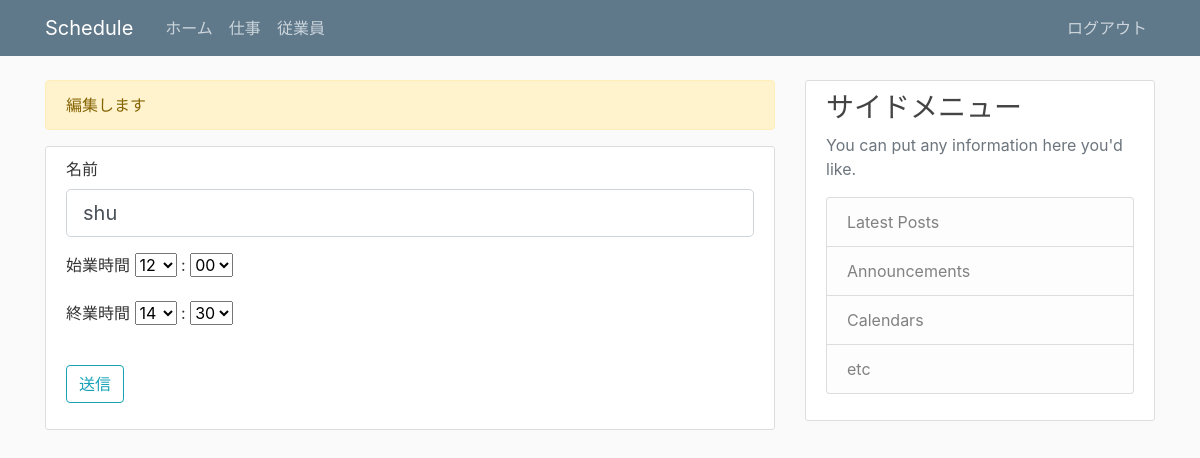
Before: /worker/3/edit (signed in) with the older database file.
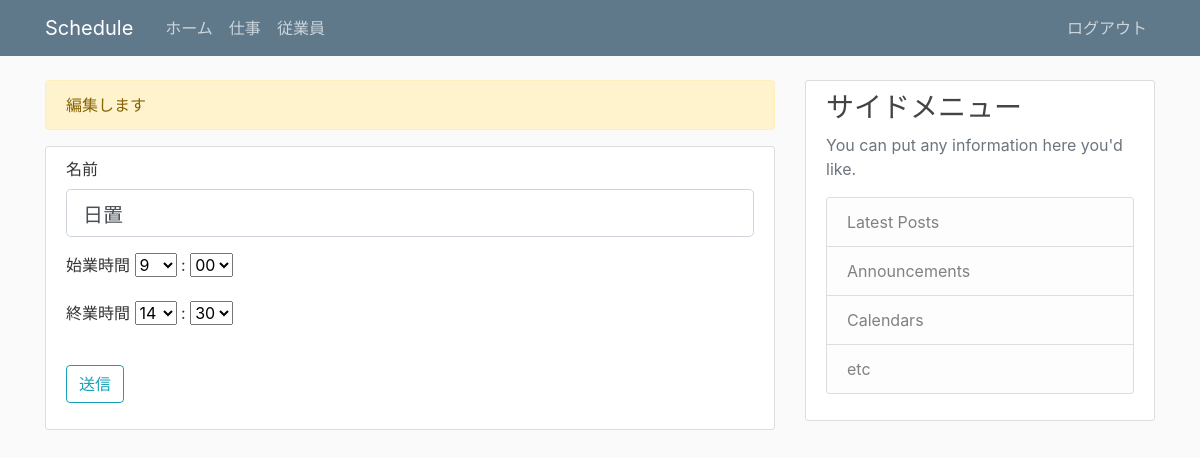
After: the same page with the newer database file.
### flask_schedule/models.py (models this page shows, shortened)
class Worker(db.Model):
  id = db.Column(db.Integer, primary_key=True)
  workername = db.Column(db.String(20), unique=True, nullable=False)
  starttime = db.Column(db.String(10))
  endtime = db.Column(db.String(10))
  workerweight = db.Column(db.String(3))

### flask_schedule/views/worker.py (the view)
@app.route('/worker/<int:id>/edit', methods=['GET', 'POST'])
def edit_worker(id):
  if not session.get('logged_in'):
    return redirect(url_for('login'))
  worker = Worker.query.get_or_404(id)
  form = WorkerForm()
  hour = hourlist
  minutes = minuteslist
  form.starttime_hour.choices = hourlist
  form.starttime_minutes.choices = minuteslist
  form.endtime_hour.choices = hourlist
  form.endtime_minutes.choices = minuteslist
  if form.validate_on_submit():
    flash('編集しました', 'success')
    worker.workername = form.workername.data
    worker.starttime=form.starttime_hour.data+':'+form.starttime_minutes.data
    worker.endtime=form.endtime_hour.data+':'+form.endtime_minutes.data
    db.session.commit()
    return redirect(url_for('worker'))
  elif request.method == "GET":
    form.workername.data = worker.workername
    form.starttime_hour.data = worker.starttime.split(':')[0]
    form.starttime_minutes.data = worker.starttime.split(':')[1]
    form.endtime_hour.data = worker.endtime.split(':')[0]
    form.endtime_minutes.data = worker.endtime.split(':')[1]
    flash('編集します', 'warning')
    return render_template('worker/edit.html',form=form,worker=worker)

### flask_schedule/forms.py
class WorkerForm(FlaskForm):
  workername = StringField('名前',validators=[DataRequired(), Length(min=2, max=20)])
  starttime_hour = SelectField('始業時間',validators=[DataRequired()])
  starttime_minutes = SelectField(':',validators=[DataRequired()])
  endtime_hour = SelectField('終業時間',validators=[DataRequired()])
  endtime_minutes = SelectField(':',validators=[DataRequired()])
  submit = SubmitField('送信')

### flask_schedule/templates/worker/edit.html (shortened to what this page needs)
{% extends "layout.html" %}
{% block content %}
  <div class="content-section">
    <form method="POST" action="">
      <div class="form-group">
        <fieldset class="form-group">
          <div class="form-group">
            {{ form.workername.label(class="form-control-label")}}
            {{ form.workername(class="form-control form-control-lg") }}
          </div>
          <div class="form-group">
            {{ form.starttime_hour.label()}}
            {{ form.starttime_hour() }}
            {{ form.starttime_minutes.label()}}
            {{ form.starttime_minutes() }}
          </div>
          <div class="form-group">
            {{ form.endtime_hour.label()}}
            {{ form.endtime_hour() }}
            {{ form.endtime_minutes.label()}}
            {{ form.endtime_minutes() }}
          </div>
        </fieldset>
      </div>
      <div class="form-group">
        {{ form.submit(class="btn btn-outline-info") }}
      </div>
    </form>
  </div>
{% endblock %}

Changed rows visible on the page:
changed Worker: workername "shu" → "日置"
Other visible differences:
form field starttime_hour: "12" → "9"
